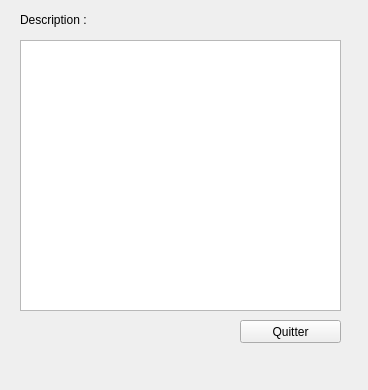
<?xml version="1.0" encoding="UTF-8"?>
<ui version="4.0">
 <class>DockWidget</class>
 <widget class="QDockWidget" name="DockWidget">
  <property name="geometry">
   <rect>
    <x>0</x>
    <y>0</y>
    <width>368</width>
    <height>390</height>
   </rect>
  </property>
  <property name="windowTitle">
   <string>Description de l'itinéraire</string>
  </property>
  <widget class="QWidget" name="dockWidgetContents">
   <widget class="QLabel" name="label_8">
    <property name="geometry">
     <rect>
      <x>20</x>
      <y>10</y>
      <width>91</width>
      <height>20</height>
     </rect>
    </property>
    <property name="text">
     <string>Description :</string>
    </property>
   </widget>
   <widget class="QPushButton" name="boutonQuitter">
    <property name="geometry">
     <rect>
      <x>240</x>
      <y>320</y>
      <width>101</width>
      <height>23</height>
     </rect>
    </property>
    <property name="text">
     <string>Quitter</string>
    </property>
   </widget>
   <widget class="QPlainTextEdit" name="plainTextEdit">
    <property name="geometry">
     <rect>
      <x>20</x>
      <y>40</y>
      <width>321</width>
      <height>271</height>
     </rect>
    </property>
   </widget>
  </widget>
 </widget>
 <resources/>
 <connections/>
</ui>
